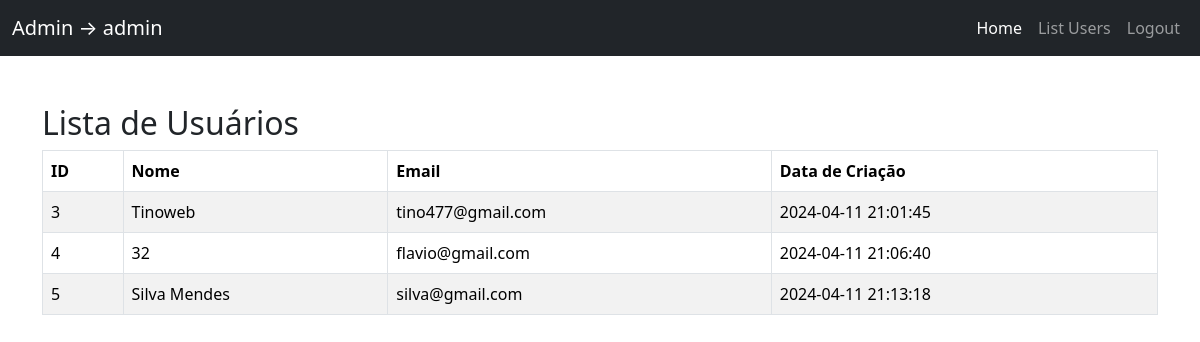
/admin/listarUsuarios.php (signed in), run on the app's committed database.
### tables this page shows
CREATE TABLE `users` (
  `id` int(11) NOT NULL,
  `nome` varchar(100) NOT NULL,
  `email` varchar(100) NOT NULL,
  `senha` varchar(255) NOT NULL,
  `created_at` timestamp NOT NULL DEFAULT CURRENT_TIMESTAMP,
  `foto` mediumblob
);

### admin/listarUsuarios.php (the view, shortened to what this page needs)
<?php
include 'dbconfig.php';
$sql = "SELECT id, nome, email, created_at FROM users";
$stmt = $pdo->query($sql);
$usuarios = $stmt->fetchAll(PDO::FETCH_ASSOC);
?>
<!DOCTYPE html>
<html lang="en">
<head>
    <link rel="stylesheet" href="https://cdn.jsdelivr.net/npm/bootstrap@5.3.2/dist/css/bootstrap.min.css">
</head>
<body>
    <nav class="navbar navbar-expand-lg navbar-dark bg-dark">
        <div class="container-fluid">
            <a class="navbar-brand" href="#">Admin &#8594; <?php echo $_SESSION['admin_nome']; ?></a>
            <div class="collapse navbar-collapse" id="navbarNav">
                <ul class="navbar-nav ms-auto">
                    <li class="nav-item">
                        <a class="nav-link active" aria-current="page" href="dashboard.php">Home</a>
                    </li>
                    <li class="nav-item">
                        <a class="nav-link" href="listarUsuarios.php">List Users</a>
                    </li>
                    <li class="nav-item">
                        <a class="nav-link" href="../server/logout.php">Logout</a>
                    </li>
                </ul>
            </div>
        </div>
    </nav>
    <div class="container mt-5">
        <h2>Lista de Usuários</h2>
        <table class="table table-striped table-bordered">
            <thead>
                <tr>
                    <th>ID</th>
                    <th>Nome</th>
                    <th>Email</th>
                    <th>Data de Criação</th>
                </tr>
            </thead>
            <tbody>
                <?php foreach ($usuarios as $usuario): ?>
                <tr>
                    <td><?php echo htmlspecialchars($usuario['id']); ?></td>
                    <td><?php echo htmlspecialchars($usuario['nome']); ?></td>
                    <td><?php echo htmlspecialchars($usuario['email']); ?></td>
                    <td><?php echo htmlspecialchars($usuario['created_at']); ?></td>
                </tr>
                <?php endforeach; ?>
            </tbody>
        </table>
    </div>
</body>
</html>

### data on the page
users: id "3", nome "Tinoweb", email "tino477@gmail.com", created_at "2024-04-11 21:01:45"
users: id "4", nome "32", email "flavio@gmail.com", created_at "2024-04-11 21:06:40"
users: id "5", nome "Silva Mendes", email "silva@gmail.com", created_at "2024-04-11 21:13:18"

### other printed values
$_SESSION['admin_nome'] "admin"
